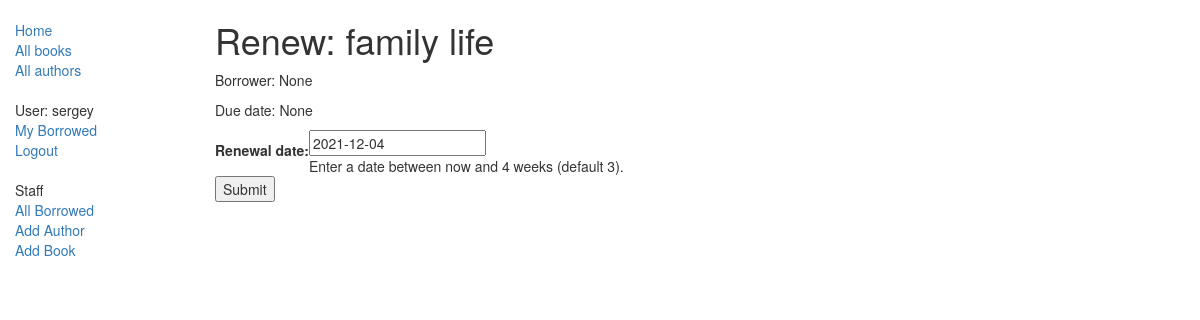
Before: /catalog/book/1356c54a-57d9-4711-abf0-29cc397f9963/renew/ (signed in) with the older database file.
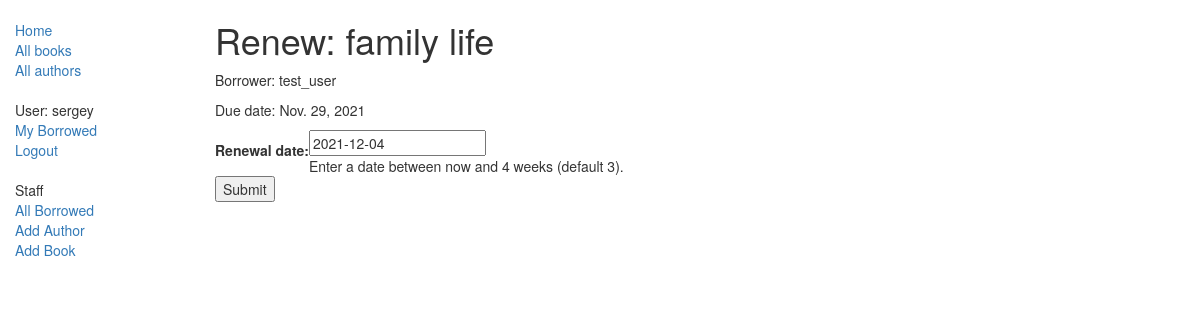
After: the same page with the newer database file.
### catalog/models.py (models this page shows, shortened)
class BookInstance(models.Model):
    id = models.UUIDField(primary_key=True, default=uuid.uuid4, help_text="Unique ID for this particular book across whole library")
    book = models.ForeignKey('Book', on_delete=models.SET_NULL, null=True)
    imprint = models.CharField(max_length=200)
    due_back = models.DateField(null=True, blank=True)
    borrower = models.ForeignKey(User, on_delete=models.SET_NULL, null=True, blank=True)
    @property
    def is_overdue(self):
        if self.due_back and date.today() > self.due_back:
            return True
        return False
    LOAN_STATUS = (
        ('m', 'Maintenance'),
        ('o', 'On loan'),
        ('a', 'Available'),
        ('r', 'Reserved'),
    )
    status = models.CharField(
        max_length=1,
        choices=LOAN_STATUS,
        blank=True,
        default='m',
        help_text='Book availability'
    )
    class Meta:
        ordering = ["due_back"]
        permissions = (("can_mark_returned", "Set book as returned"),)

class Book(models.Model):
    title = models.CharField(max_length=200)
    author = models.ForeignKey('Author', on_delete=models.SET_NULL, null=True)
    summary = models.TextField(max_length=1000, help_text="Enter a brief description of the book")
    isbn = models.CharField('ISBN',max_length=13, help_text='13 Character <a href="https://www.isbn-international.org/content/what-isbn">ISBN number</a>')
    genre = models.ManyToManyField(Genre, help_text="Select a genre for this book")
    language = models.ForeignKey('Language', on_delete=models.SET_NULL, null=True)
    def display_genre(self):
        """
        Creates a string for the Genre. This is required to display genre in Admin.
        """
        return ', '.join([genre.name for genre in self.genre.all()[:3]])
    display_genre.short_description = 'Genre'

### catalog/views.py (the view)
# urls.py: url(r'^book/(?P<pk>[-\w]+)/renew/$', views.renew_book_librarian, name='renew-book-librarian'),
@permission_required('catalog.can_mark_returned')
def renew_book_librarian(request, pk):
    book_inst = get_object_or_404(BookInstance, pk=pk)
    if request.method == 'POST':
        form = RenewBookForm(request.POST)
        if form.is_valid():
            book_inst.due_back = form.cleaned_data['renewal_date']
            book_inst.save()
            return HttpResponseRedirect(reverse('all-borrowed') )
    else:
        proposed_renewal_date = datetime.date.today() + datetime.timedelta(weeks=3)
        form = RenewBookForm(initial={'renewal_date': proposed_renewal_date,})
    return render(request, 'catalog/book_renew_librarian.html', {'form': form, 'bookinst':book_inst})

### catalog/forms.py (shortened to what this page needs)
class RenewBookForm(forms.Form):
    renewal_date = forms.DateField(help_text="Enter a date between now and 4 weeks (default 3).")

### catalog/templates/catalog/book_renew_librarian.html (shortened to what this page needs)
<!DOCTYPE html>
<html lang="en">
<body>
{% extends "base_generic.html" %}
{% block content %}
    <h1>Renew: {{bookinst.book.title}}</h1>
    <p>Borrower: {{bookinst.borrower}}</p>
    <p{% if bookinst.is_overdue %} class="text-danger"{% endif %}>Due date: {{bookinst.due_back}}</p>
    <form action="" method="post">
        <table>
        {{ form }}
        </table>
        <input type="submit" value="Submit" />
    </form>
{% endblock %}

Changed rows visible on the page:
changed BookInstance "family life": borrower "None" → "test_user"; due_back "None" → "Nov. 29, 2021"
